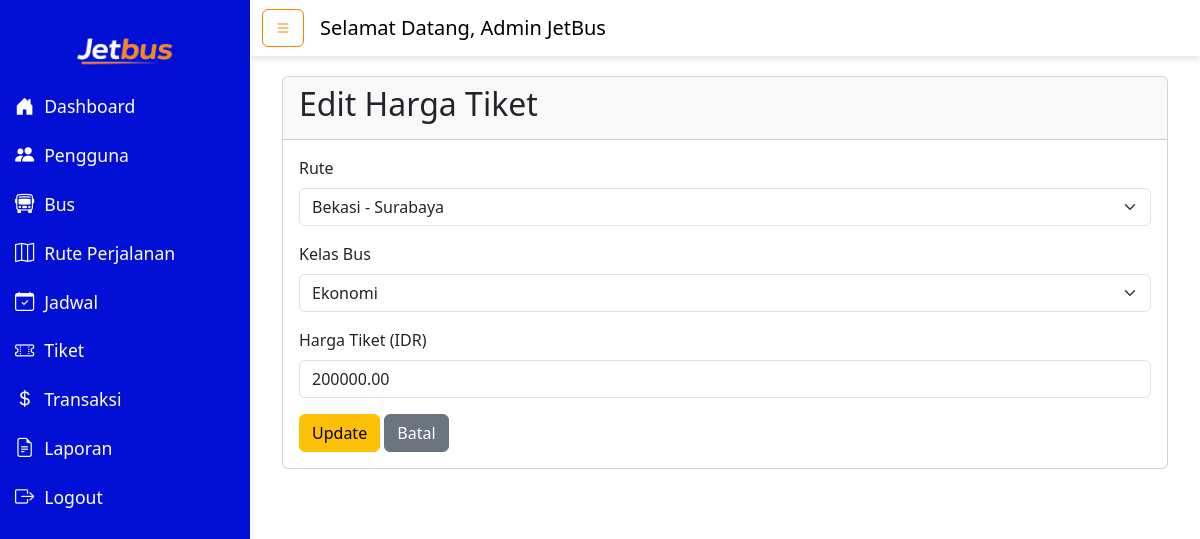
/admin/editHargaTiket.php?id=7 (signed in), run on the app's committed database.
### tables this page shows
CREATE TABLE `tiket` (
  `id_tiket` int(11) NOT NULL,
  `id_rute` int(11) NOT NULL,
  `id_tipe` int(11) NOT NULL,
  `harga` decimal(10,2) NOT NULL
);

CREATE TABLE `rute` (
  `id_rute` int(11) NOT NULL,
  `lokasi_asal` varchar(100) NOT NULL,
  `lokasi_tujuan` varchar(100) NOT NULL,
  `jarak` decimal(10,0) DEFAULT NULL
);

CREATE TABLE `tipe_bus` (
  `id_tipe` int(11) NOT NULL,
  `nama_tipe` varchar(50) NOT NULL,
  `deskripsi` text DEFAULT NULL,
  `foto` varchar(255) NOT NULL
);

### admin/editHargaTiket.php (the view, shortened to what this page needs)
<?php
include "header.php";
include "../koneksi.php";
$id_tiket = $_GET['id'];
$tiketQuery = "SELECT * FROM tiket WHERE id_tiket = $id_tiket";
$tiketResult = mysqli_query($koneksi, $tiketQuery);
$tiket = mysqli_fetch_assoc($tiketResult);
$ruteQuery = "SELECT id_rute, lokasi_asal, lokasi_tujuan FROM rute";
$ruteResult = mysqli_query($koneksi, $ruteQuery);
$tipeBusQuery = "SELECT id_tipe, nama_tipe FROM tipe_bus";
$tipeBusResult = mysqli_query($koneksi, $tipeBusQuery);
?>
<div class="d-flex">
    <?php include "sidebar.php"; ?>
    <div class="content-wrapper w-100">
        <?php include "navbar.php"; ?>
        <main class="content">
            <div class="container-fluid">
                <div class="card">
                    <div class="card-header">
                        <h2>Edit Harga Tiket</h2>
                    </div>
                    <div class="card-body">
                        <form action="updateTiket.php" method="POST">
                            <div class="mb-3">
                                <label for="id_rute" class="form-label">Rute</label>
                                <select name="id_rute" class="form-select" required>
                                    <?php while ($rute = mysqli_fetch_assoc($ruteResult)) { ?>
                                        <option value="<?= $rute['id_rute']; ?>" <?= $rute['id_rute'] == $tiket['id_rute'] ? 'selected' : ''; ?>>
                                            <?= $rute['lokasi_asal'] . ' - ' . $rute['lokasi_tujuan']; ?>
                                        </option>
                                    <?php } ?>
                                </select>
                            </div>
                            <div class="mb-3">
                                <label for="id_tipe" class="form-label">Kelas Bus</label>
                                <select name="id_tipe" class="form-select" required>
                                    <?php while ($tipe = mysqli_fetch_assoc($tipeBusResult)) { ?>
                                        <option value="<?= $tipe['id_tipe']; ?>" <?= $tipe['id_tipe'] == $tiket['id_tipe'] ? 'selected' : ''; ?>>
                                            <?= $tipe['nama_tipe']; ?>
                                        </option>
                                    <?php } ?>
                                </select>
                            </div>
                            <div class="mb-3">
                                <label for="harga" class="form-label">Harga Tiket (IDR)</label>
                                <input type="number" class="form-control" name="harga" value="<?= $tiket['harga']; ?>" min="0" required>
                            </div>
                            <button type="submit" class="btn btn-warning">Update</button>
                            <a href="kelolaTiket.php" class="btn btn-secondary">Batal</a>
                        </form>
                    </div>
                </div>
            </div>
        </main>
    </div>
</div>
<?php include "footer.php"; ?>

### assets/css/admin.css (style rules this page uses)
body { font-family: Arial, sans-serif; background-color: #f5f5f5; margin: 0; padding: 0; }
.content-wrapper { flex: 1; display: flex; flex-direction: column; }
.content { padding: 20px; background-color: white; min-height: 100vh; }

### data on the page
tiket: id_rute "Bekasi - Surabaya", id_tipe "Ekonomi", harga "200000.00"

### other printed values
$_SESSION['nama'] "Admin JetBus"
